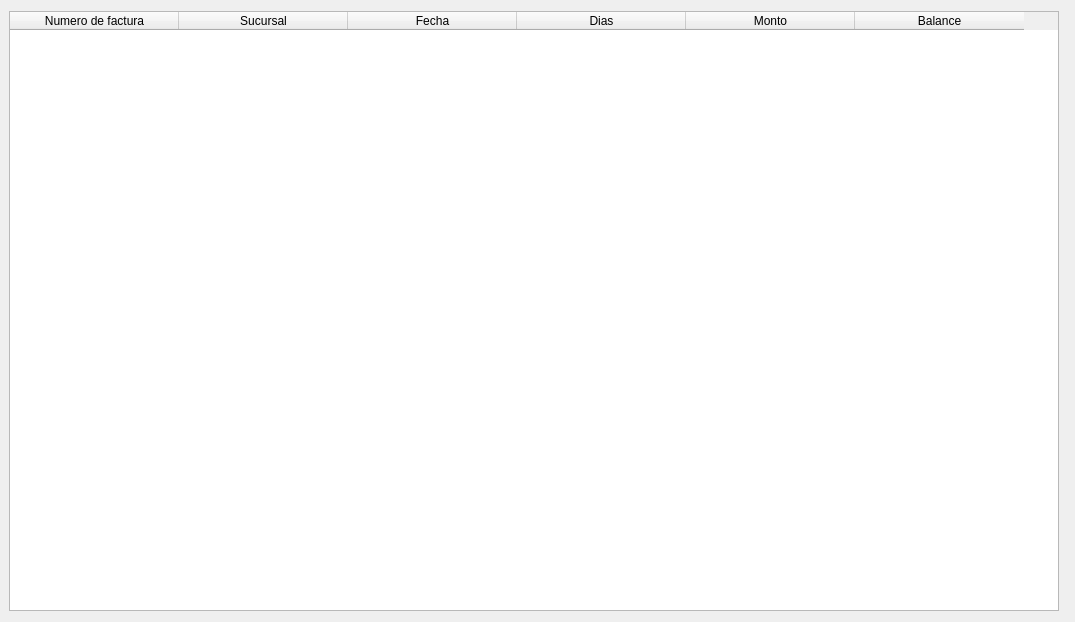
<?xml version="1.0" encoding="UTF-8"?>
<ui version="4.0">
 <class>Factura</class>
 <widget class="QMainWindow" name="Factura">
  <property name="geometry">
   <rect>
    <x>0</x>
    <y>0</y>
    <width>1075</width>
    <height>622</height>
   </rect>
  </property>
  <property name="minimumSize">
   <size>
    <width>1075</width>
    <height>622</height>
   </size>
  </property>
  <property name="maximumSize">
   <size>
    <width>1075</width>
    <height>622</height>
   </size>
  </property>
  <property name="windowTitle">
   <string>Factura</string>
  </property>
  <widget class="QWidget" name="centralwidget">
   <layout class="QVBoxLayout" name="verticalLayout">
    <item>
     <widget class="QTableWidget" name="tablafac">
      <property name="enabled">
       <bool>true</bool>
      </property>
      <property name="sizePolicy">
       <sizepolicy hsizetype="Minimum" vsizetype="Minimum">
        <horstretch>0</horstretch>
        <verstretch>0</verstretch>
       </sizepolicy>
      </property>
      <property name="minimumSize">
       <size>
        <width>1050</width>
        <height>600</height>
       </size>
      </property>
      <property name="maximumSize">
       <size>
        <width>1050</width>
        <height>600</height>
       </size>
      </property>
      <property name="sizeIncrement">
       <size>
        <width>1016</width>
        <height>407</height>
       </size>
      </property>
      <property name="editTriggers">
       <set>QAbstractItemView::NoEditTriggers</set>
      </property>
      <property name="verticalScrollMode">
       <enum>QAbstractItemView::ScrollPerPixel</enum>
      </property>
      <property name="horizontalScrollMode">
       <enum>QAbstractItemView::ScrollPerPixel</enum>
      </property>
      <attribute name="horizontalHeaderDefaultSectionSize">
       <number>169</number>
      </attribute>
      <attribute name="horizontalHeaderMinimumSectionSize">
       <number>120</number>
      </attribute>
      <column>
       <property name="text">
        <string>Numero de factura</string>
       </property>
       <property name="textAlignment">
        <set>AlignCenter</set>
       </property>
      </column>
      <column>
       <property name="text">
        <string>Sucursal</string>
       </property>
       <property name="textAlignment">
        <set>AlignCenter</set>
       </property>
      </column>
      <column>
       <property name="text">
        <string>Fecha</string>
       </property>
       <property name="textAlignment">
        <set>AlignCenter</set>
       </property>
      </column>
      <column>
       <property name="text">
        <string>Dias</string>
       </property>
       <property name="textAlignment">
        <set>AlignCenter</set>
       </property>
      </column>
      <column>
       <property name="text">
        <string>Monto</string>
       </property>
       <property name="textAlignment">
        <set>AlignCenter</set>
       </property>
      </column>
      <column>
       <property name="text">
        <string>Balance</string>
       </property>
       <property name="textAlignment">
        <set>AlignCenter</set>
       </property>
      </column>
     </widget>
    </item>
   </layout>
  </widget>
 </widget>
 <resources/>
 <connections/>
</ui>
